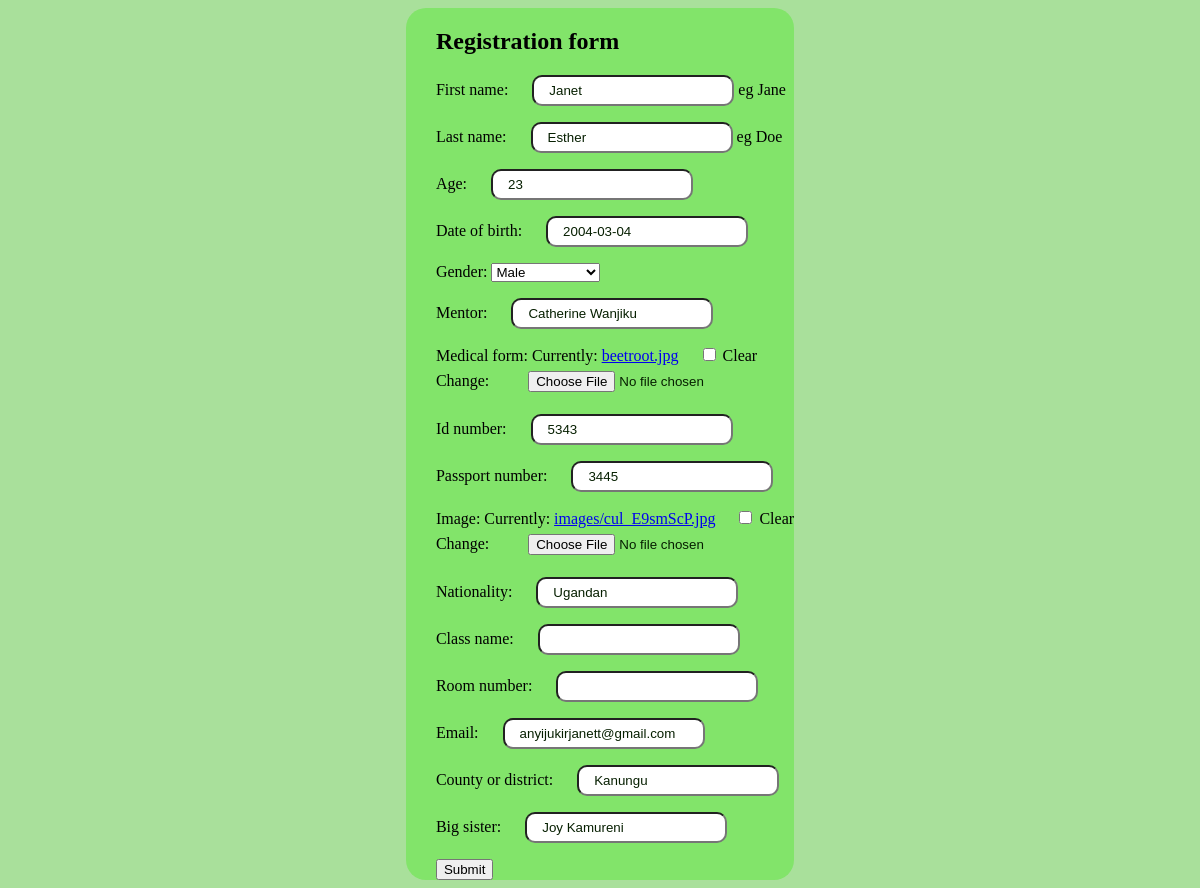
The app's page /students/edit/4/ with its own data.
### students/models.py (models this page shows, shortened)
class Students(models.Model):
    first_name=models.CharField(max_length=10, help_text='eg Jane')
    last_name=models.CharField(max_length=10, help_text='eg Doe')
    age=models.PositiveSmallIntegerField()
    date_of_birth=models.DateField( blank=True, null=True)
    GENDER_CHOICES = (('M', 'Male'), ('F', 'Female'), ('U', 'Unisex/Parody'))
    gender = models.CharField(max_length=1, choices=GENDER_CHOICES, default='female' , blank=True, null=True)
    mentor=models.CharField(max_length=29, null=True, blank=True)
    medical_form=models.FileField(default='default.jpg', blank=True, null=True)
    id_number=models.CharField(max_length=20, default=5343, blank=True, null=True)
    passport_number=models.CharField(max_length=20,default=3445, blank=True, null=True)
    image=models.ImageField(upload_to='images',default='default.jpg', blank=True, null=True)
    countries=(('Uganda'),("Kenya"),('Tanzania'),('Rwanda'),('Sudan'),('South Sudan'))
    nationality=models.CharField(max_length=15, default='Ugandan', blank=True, null=True)
    class_name=models.CharField(max_length=10, null=True, blank=True)
    room_number=models.CharField(max_length=5, null=True, blank=True)
    email=models.EmailField(default='anyijukirjanett@gmail.com', blank=True, null=True)
    county_or_district=models.CharField(max_length=15, blank=True, null=True)
    big_sister=models.CharField(max_length=20, null=True, blank=True)
    """How django stores files"""

### students/views.py (the view)
# urls.py: path('edit/<int:id>/', edit_student, name='edit_student'),
def edit_student(request, id):
    student= Students.objects.get(id=id)
    if request.method=='POST':
        form= StudentRegistrationForm(request.POST, instance=student)
        if form.is_valid:
            form.save()
    else:
        form=StudentRegistrationForm(instance=student)
        return render(request, 'edit_student.html',  {'form':form})
    return redirect(student_list)

### students/forms.py
class StudentRegistrationForm(forms.ModelForm):
    class Meta:
        model=Students
        fields="__all__"

### students/templates/edit_student.html (shortened to what this page needs)
{%load static%}
<!DOCTYPE html>
<html lang="en">
<head>
</head>
<body>
    <form method="POST">
        <h2>Registration form</h2>
        {{form.as_p}}
      <button>Submit</button>
    </form>
</body>
</html>

### students/templates/edit_student.html (style rules this page uses)
* { box-sizing: border-box; }
body { background-color: rgb(169, 224, 155); display: flex; flex-direction: column; align-items: center; justify-content: center; }
form { background-color: rgb(130, 228, 106); border-radius: 20px; padding-left: 30px; }
input { padding: 6px; padding-left: 15px; margin-left: 20px; color: rgb(6, 31, 0); border-radius: 10px; }

### records on screen
Students: first_name "Janet", last_name "Esther", age "23", date_of_birth "2004-03-04", gender "Male", mentor "Catherine Wanjiku", id_number "5343", passport_number "3445", nationality "Ugandan", email "anyijukirjanett@gmail.com", county_or_district "Kanungu", big_sister "Joy Kamureni"
